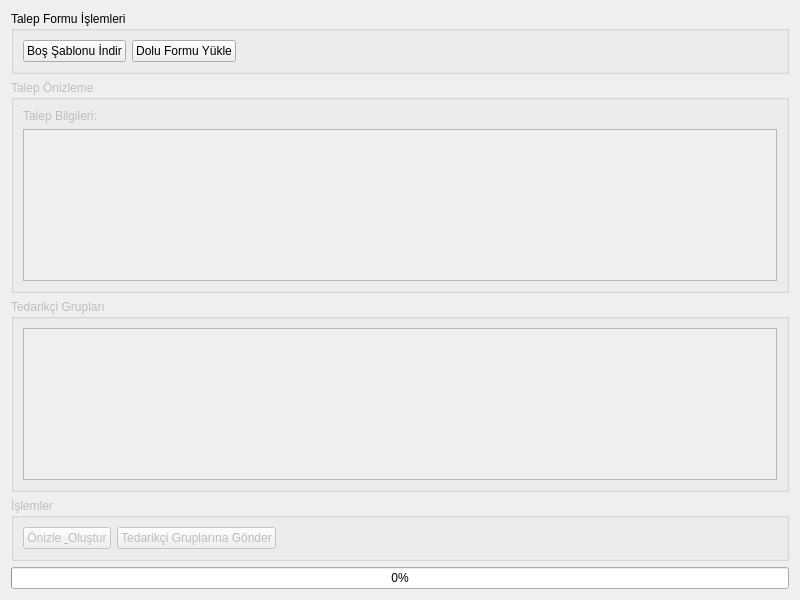
<?xml version="1.0" encoding="UTF-8"?>
<ui version="4.0">
 <class>PurchaseTab</class>
 <widget class="QWidget" name="PurchaseTab">
  <property name="geometry">
   <rect>
    <x>0</x>
    <y>0</y>
    <width>800</width>
    <height>600</height>
   </rect>
  </property>
  <property name="windowTitle">
   <string>Satın Alma Talep Formu</string>
  </property>
  <layout class="QVBoxLayout" name="verticalLayout">
   <item>
    <widget class="QGroupBox" name="templateGroupBox">
     <property name="title">
      <string>Talep Formu İşlemleri</string>
     </property>
     <layout class="QHBoxLayout" name="templateLayout">
      <item>
       <widget class="QPushButton" name="downloadTemplateButton">
        <property name="text">
         <string>Boş Şablonu İndir</string>
        </property>
        <property name="toolTip">
         <string>Boş Excel şablonunu indirin</string>
        </property>
       </widget>
      </item>
      <item>
       <widget class="QPushButton" name="uploadFormButton">
        <property name="text">
         <string>Dolu Formu Yükle</string>
        </property>
        <property name="toolTip">
         <string>Doldurulmuş Excel formunu yükleyin</string>
        </property>
       </widget>
      </item>
      <item>
       <spacer name="templateSpacer">
        <property name="orientation">
         <enum>Qt::Horizontal</enum>
        </property>
        <property name="sizeHint" stdset="0">
         <size>
          <width>40</width>
          <height>20</height>
         </size>
        </property>
       </spacer>
      </item>
     </layout>
    </widget>
   </item>
   <item>
    <widget class="QGroupBox" name="previewGroupBox">
     <property name="title">
      <string>Talep Önizleme</string>
     </property>
     <property name="enabled">
      <bool>false</bool>
     </property>
     <layout class="QVBoxLayout" name="previewLayout">
      <item>
       <widget class="QLabel" name="requestInfoLabel">
        <property name="text">
         <string>Talep Bilgileri:</string>
        </property>
       </widget>
      </item>
      <item>
       <widget class="QTableView" name="itemsTableView">
        <property name="alternatingRowColors">
         <bool>true</bool>
        </property>
        <property name="selectionBehavior">
         <enum>QAbstractItemView::SelectRows</enum>
        </property>
        <property name="horizontalScrollMode">
         <enum>QAbstractItemView::ScrollPerPixel</enum>
        </property>
       </widget>
      </item>
     </layout>
    </widget>
   </item>
   <item>
    <widget class="QGroupBox" name="vendorGroupBox">
     <property name="title">
      <string>Tedarikçi Grupları</string>
     </property>
     <property name="enabled">
      <bool>false</bool>
     </property>
     <layout class="QVBoxLayout" name="vendorLayout">
      <item>
       <widget class="QListWidget" name="vendorGroupsListWidget">
        <property name="selectionMode">
         <enum>QAbstractItemView::MultiSelection</enum>
        </property>
        <property name="toolTip">
         <string>RFQ gönderilecek tedarikçi gruplarını seçin</string>
        </property>
       </widget>
      </item>
     </layout>
    </widget>
   </item>
   <item>
    <widget class="QGroupBox" name="actionsGroupBox">
     <property name="title">
      <string>İşlemler</string>
     </property>
     <property name="enabled">
      <bool>false</bool>
     </property>
     <layout class="QHBoxLayout" name="actionsLayout">
      <item>
       <widget class="QPushButton" name="previewCreateButton">
        <property name="text">
         <string>Önizle &amp; Oluştur</string>
        </property>
        <property name="toolTip">
         <string>Talep önizlemesini göster ve oluştur</string>
        </property>
       </widget>
      </item>
      <item>
       <widget class="QPushButton" name="sendToVendorsButton">
        <property name="text">
         <string>Tedarikçi Gruplarına Gönder</string>
        </property>
        <property name="toolTip">
         <string>Seçili tedarikçi gruplarına RFQ gönder</string>
        </property>
       </widget>
      </item>
      <item>
       <spacer name="actionsSpacer">
        <property name="orientation">
         <enum>Qt::Horizontal</enum>
        </property>
        <property name="sizeHint" stdset="0">
         <size>
          <width>40</width>
          <height>20</height>
         </size>
        </property>
       </spacer>
      </item>
     </layout>
    </widget>
   </item>
   <item>
    <widget class="QProgressBar" name="progressBar">
     <property name="value">
      <number>0</number>
     </property>
     <property name="visible">
      <bool>false</bool>
     </property>
    </widget>
   </item>
  </layout>
 </widget>
 <resources/>
 <connections/>
</ui>
